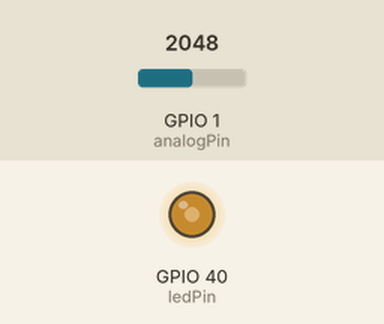
This sketch was run on a simulated ESP32. Parts: output pins drawn as LEDs (lit = HIGH). The inputs (shaded band) are chosen by the test bench; at power-on: GPIO 1 (analogPin) = 2048.

Above: at 1.2 s.
1.3 s: GPIO 1 (analogPin) set to 1228
At 2.0 s:
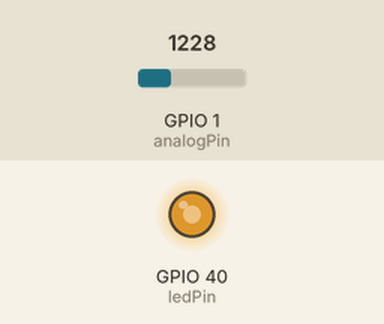
2.8 s: GPIO 1 (analogPin) set to 491
At 3.1 s:
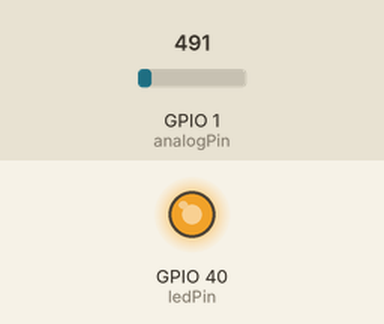
4.3 s: GPIO 1 (analogPin) set to 3603
At 5.5 s:
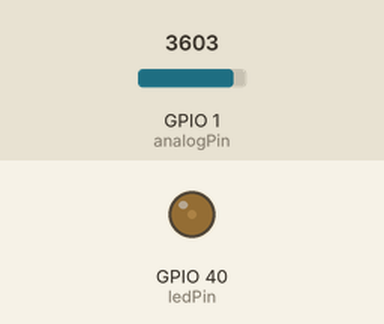
5.8 s: GPIO 1 (analogPin) set to 4095
At 6.6 s:
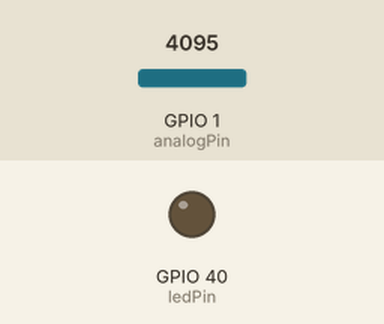
7.3 s: GPIO 1 (analogPin) set to 2047
At 7.7 s:
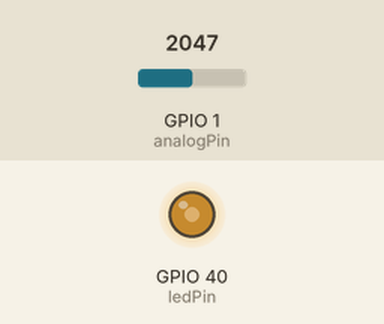
Timing chart, 0 to 9.8 s (numbered marks = the images above; inputs shaded):
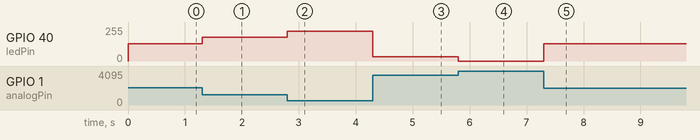

Measured:
- after the input at 1.3 s, GPIO 40 (ledPin): 128/255 → 178/255 at once
- after the input at 2.8 s, GPIO 40 (ledPin): 178/255 → 224/255 at once
- after the input at 4.3 s, GPIO 40 (ledPin): 224/255 → 31/255 at once
- after the input at 5.8 s, GPIO 40 (ledPin): 31/255 → 0/255 at once
- after the input at 7.3 s, GPIO 40 (ledPin): 0/255 → 128/255 at once

The sketch:

part3_FINALFINAL.ino
```cpp
/* Filename: part3.ino
 * Author: Armina Moghadasi and Nathaniel Wagner
 * Date: 7/11/2026
 * Description: This file controls the brightness of an external LED through photoresister readings.
 * Details: Photoresister values are read continously and the analog input is configured into a PWM
 with a frequncy of 5000 hz, a resolution of 8 bits, and a duty cycle based on theh analog-input.
 */
const int freq = 5000;
const int resolution = 8;

const int ledPin = 40;
const int analogPin = 1;

void setup() {
  Serial.begin(115200);
  ledcAttach(ledPin, freq, resolution);

}

void loop() {
  int analog_input = analogRead(analogPin);
  //max brigthness of LED is 255 (2^8 resolution)
  //max reading from photoresister is 4095 (2^12 -> 12 bit ADC)
  ledcWrite(40, (255 - (analog_input * 255 / 4095)));
  //dark analog 0: 255 - 0 *255/4095 = 255 -> max bright
  //bright analog 4095: 255 - (4095 * 255)/4095 = 0  -> led off
}
```
